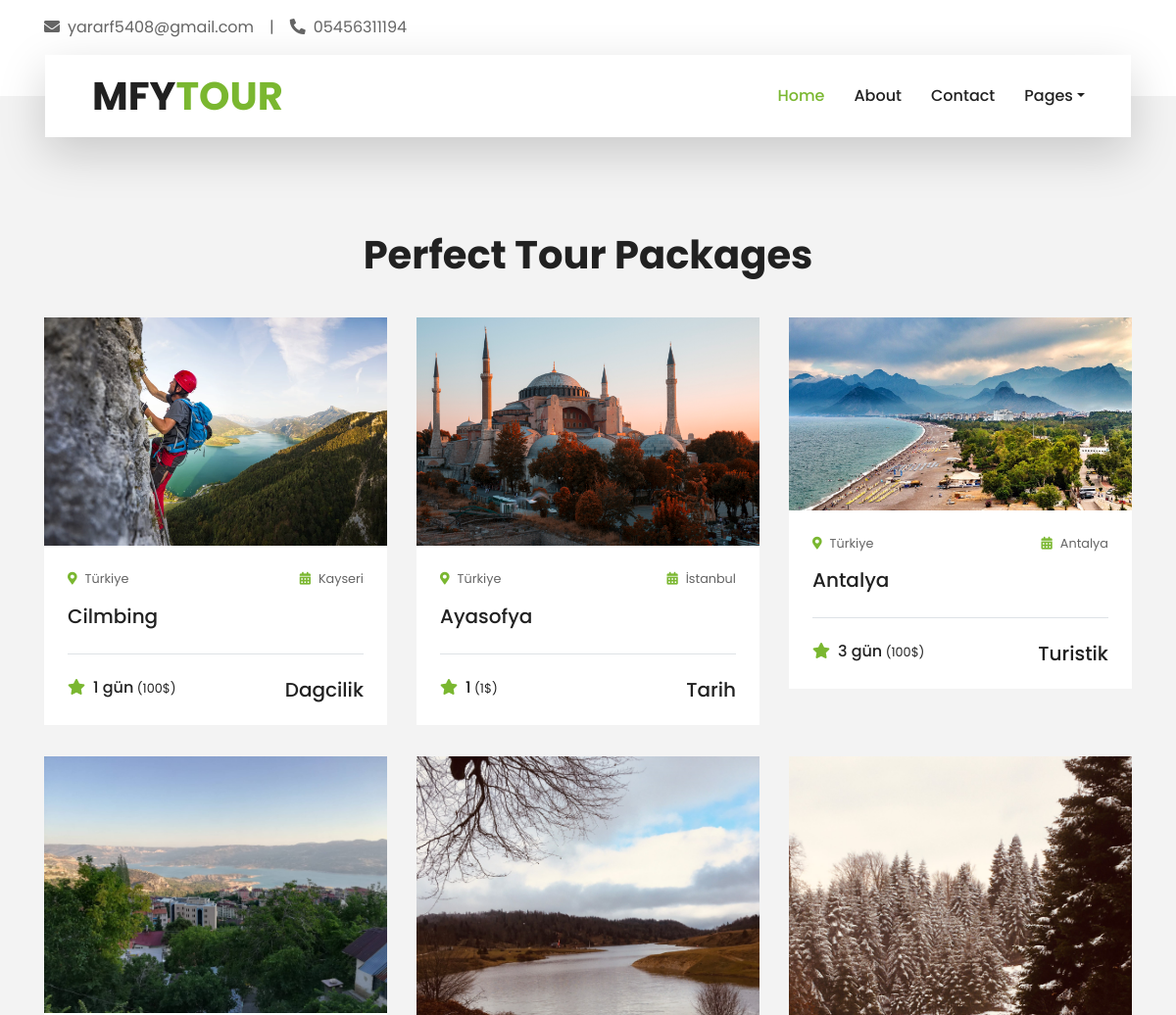
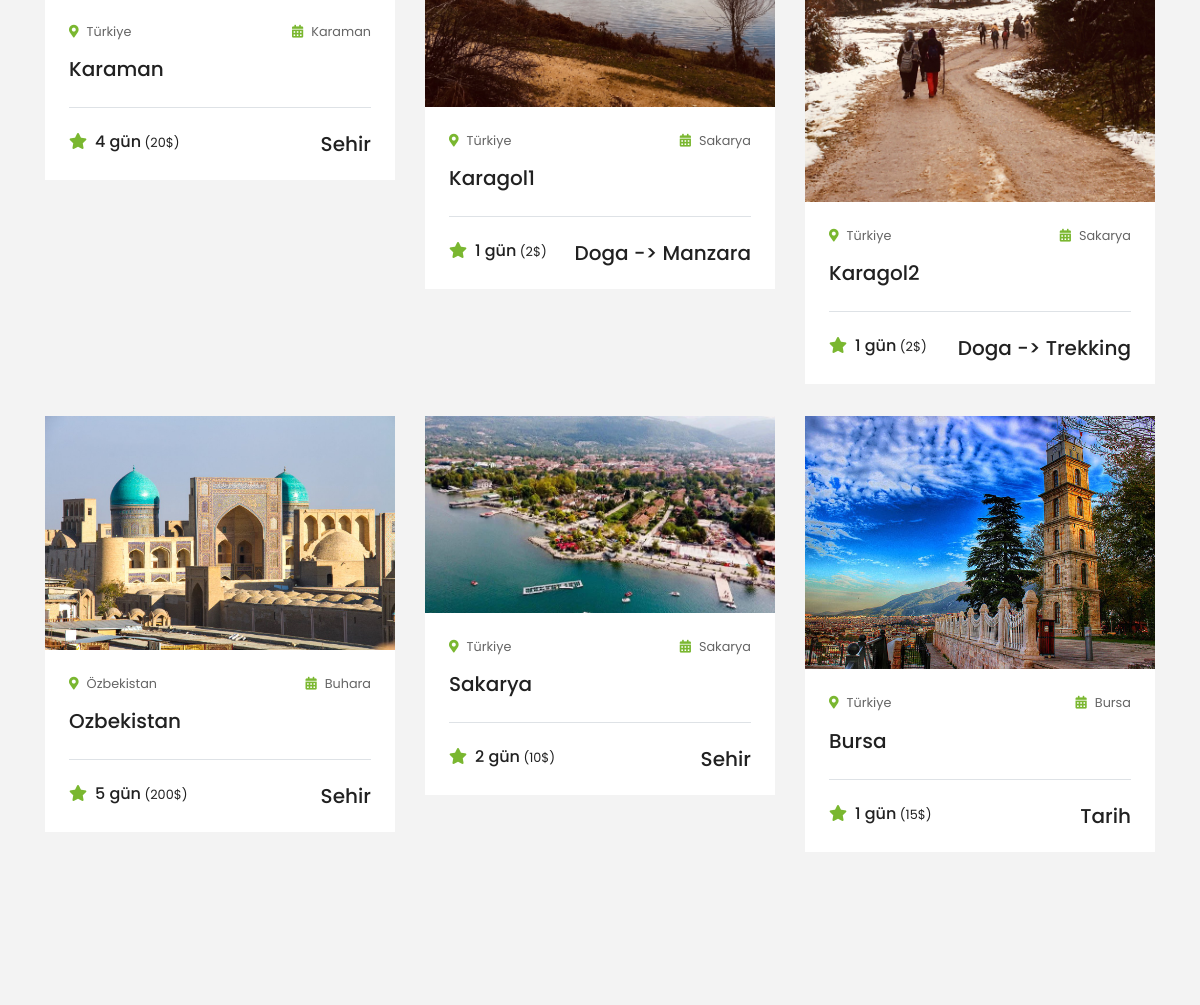
Page /packages/ (upper part) on the earlier database version (2 pictures, top to bottom).
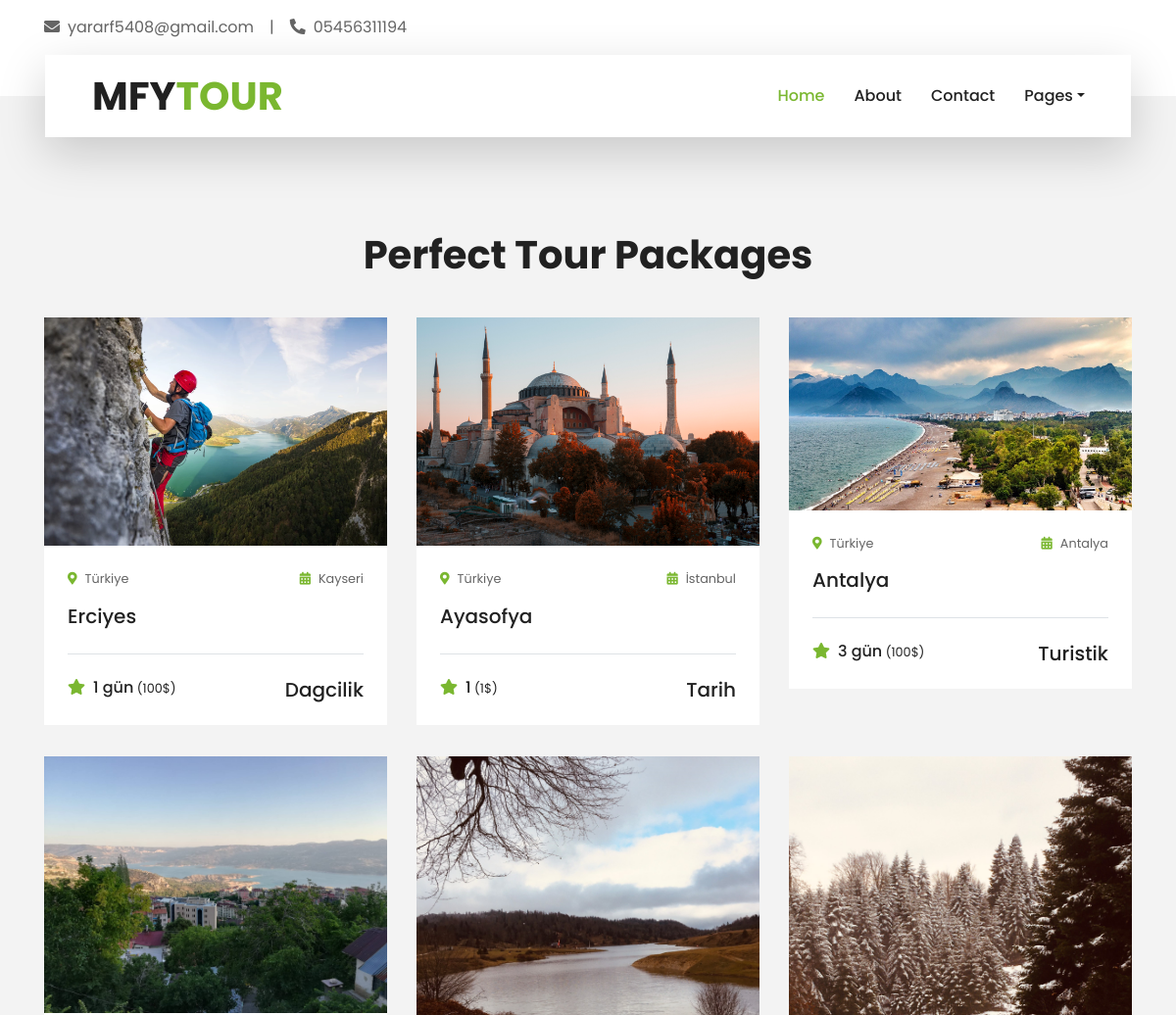
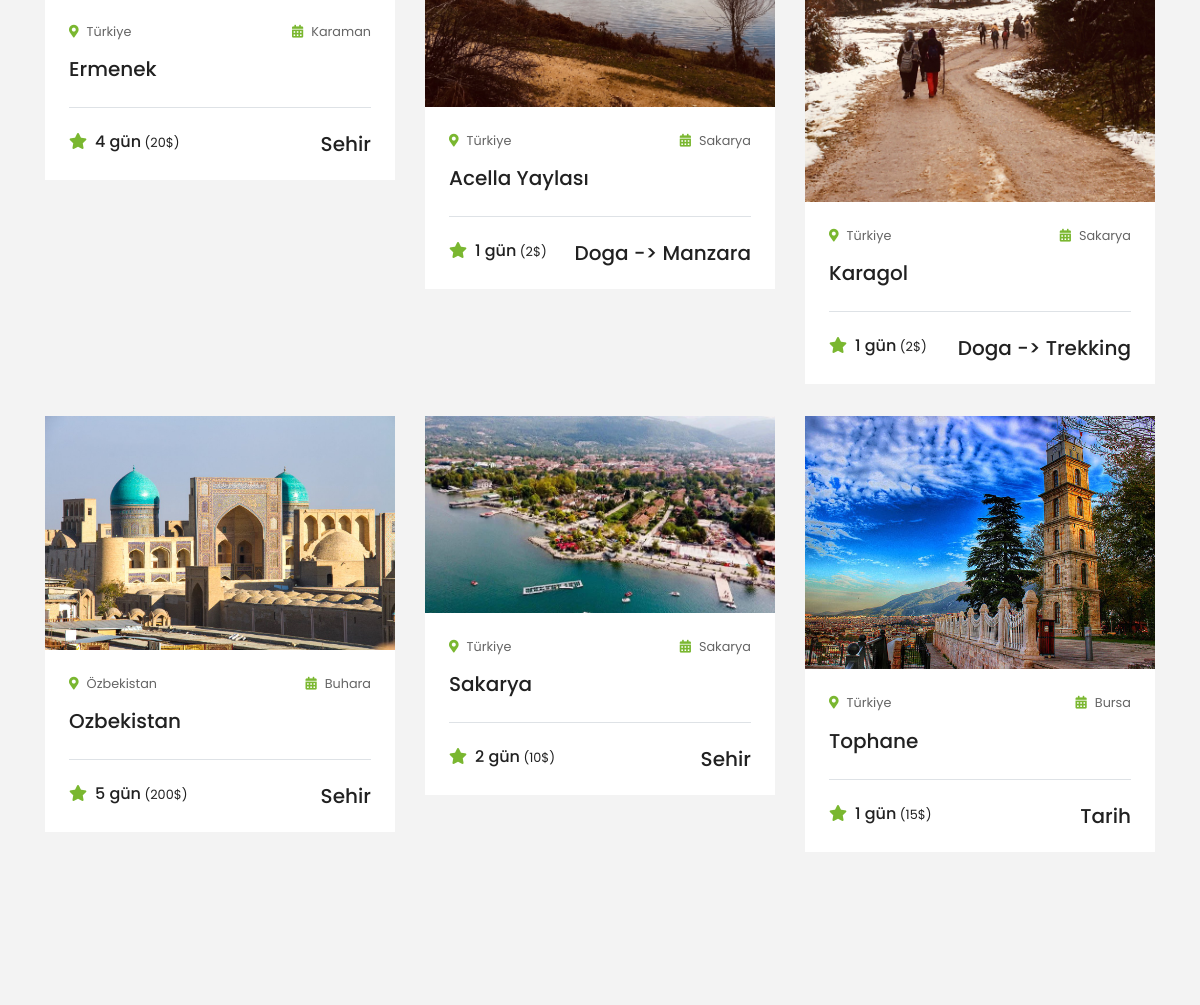
Same page on the later database version (2 pictures, top to bottom).
### content/models.py (models this page shows, shortened)
class Content(models.Model):
    STATUS=(
        ('True', 'Evet'),
        ('False', 'Hayır'),
    )
    category=models.ForeignKey(Category, on_delete=models.CASCADE)
    title=models.CharField(max_length=100)
    keywords = models.CharField(max_length=255)
    description = models.CharField(max_length=255)
    image = models.ImageField(blank=True, upload_to='images/')
    detail=RichTextUploadingField(blank=True)
    gun=models.CharField(blank=True,max_length=15)
    type = models.CharField(blank=True, max_length=50)
    konum=models.CharField(blank=True,max_length=255)
    city=models.CharField(blank=True,max_length=50)
    country=models.CharField(blank=True,max_length=50)
    fiyat=models.CharField(blank=True,max_length=10)
    slug=models.SlugField(blank=True,max_length=100)
    status=models.CharField(blank=True,max_length=10, choices=STATUS)
    create_at=models.DateTimeField(auto_now_add=True)
    update_at=models.DateTimeField(auto_now=True)
    def image_tag(self):
        if self.image:
            return mark_safe('<img src="{}" height="50"/>'.format(self.image.url))
        else:
            return ""
    image_tag.short_description="Image"

class Category(MPTTModel):
    STATUS=(
        ('True', 'Evet'),
        ('False', 'Hayır'),
    )
    title=models.CharField(max_length=100)
    keywords = models.CharField(max_length=255)
    description = models.CharField(max_length=255)
    image = models.ImageField(blank=True, upload_to='images/')
    slug = models.SlugField(blank=True, max_length=100)
    status=models.CharField(blank=True,max_length=10, choices=STATUS)
    parent=TreeForeignKey('self', blank=True, null=True, related_name='children', on_delete=models.CASCADE)
    create_at=models.DateTimeField(auto_now_add=True)
    update_at=models.DateTimeField(auto_now=True)
    class MPTTMeta:
        order_insertion_by = ['title']
    def __str__(self):
        full_path=[self.title]
        k = self.parent
        while k is not None:
            full_path.append(k.title)
            k = k.parent
        return ' -> '.join(full_path[::-1])
    def image_tag(self):
        if self.image:
            return mark_safe('<img src="{}" height="50"/>'.format(self.image.url))
        else:
            return ""
    image_tag.short_description = "Image"

### home/views.py (the view)
# urls.py: path('packages/', views.packages, name='packages'),
def packages(request):
    setting=Setting.objects.get(pk=1)
    packagedata = Content.objects.all()[:25]
    context = {'setting': setting,
               "page":"packages",
               "packagedata":packagedata}
    return render(request, 'packages.html', context)

### home/templates/packages.html (shortened to what this page needs)
{% extends "homebase.html" %}
{% block content %}
    {% load static %}
    <div class="container-fluid py-5">
        <div class="container pt-5 pb-3">
            <div class="text-center mb-3 pb-3">
                <h1>Perfect Tour Packages</h1>
            </div>
            <div class="row">
                {% for rs in packagedata %}
                <div class="col-lg-4 col-md-6 mb-4">
                    <div class="package-item bg-white mb-2">
                        <img class="img-fluid" src="{{ rs.image.url }}" alt="">
                        <div class="p-4">
                            <div class="d-flex justify-content-between mb-3">
                                <small class="m-0"><i class="fa fa-map-marker-alt text-primary mr-2"></i>{{ rs.country|safe }}</small>
                                <small class="m-0"><i class="fa fa-calendar-alt text-primary mr-2"></i>{{ rs.city|safe }}</small>
                            </div>
                            <a class="h5 text-decoration-none" href="">{{ rs.title|safe}}</a>
                            <div class="border-top mt-4 pt-4">
                                <div class="d-flex justify-content-between">
                                    <h6 class="m-0"><i class="fa fa-star text-primary mr-2"></i>{{ rs.gun|safe }}<small> {{ rs.fiyat|safe }}</small></h6>
                                    <h5 class="m-0">{{ rs.category|safe }}</h5>
                                </div>
                            </div>
                        </div>
                    </div>
                </div>
                {% endfor %}
            </div>
        </div>
    </div>
{% endblock %}

Differences in the rows shown:
changed Content "Kayseri": title "Cilmbing" → "Erciyes"
changed Content "4 gün": title "Karaman" → "Ermenek"
changed Content "Doga -> Manzara": title "Karagol1" → "Acella Yaylası"
changed Content "Doga -> Trekking": title "Karagol2" → "Karagol"
changed Content "Bursa": title "Bursa" → "Tophane"
